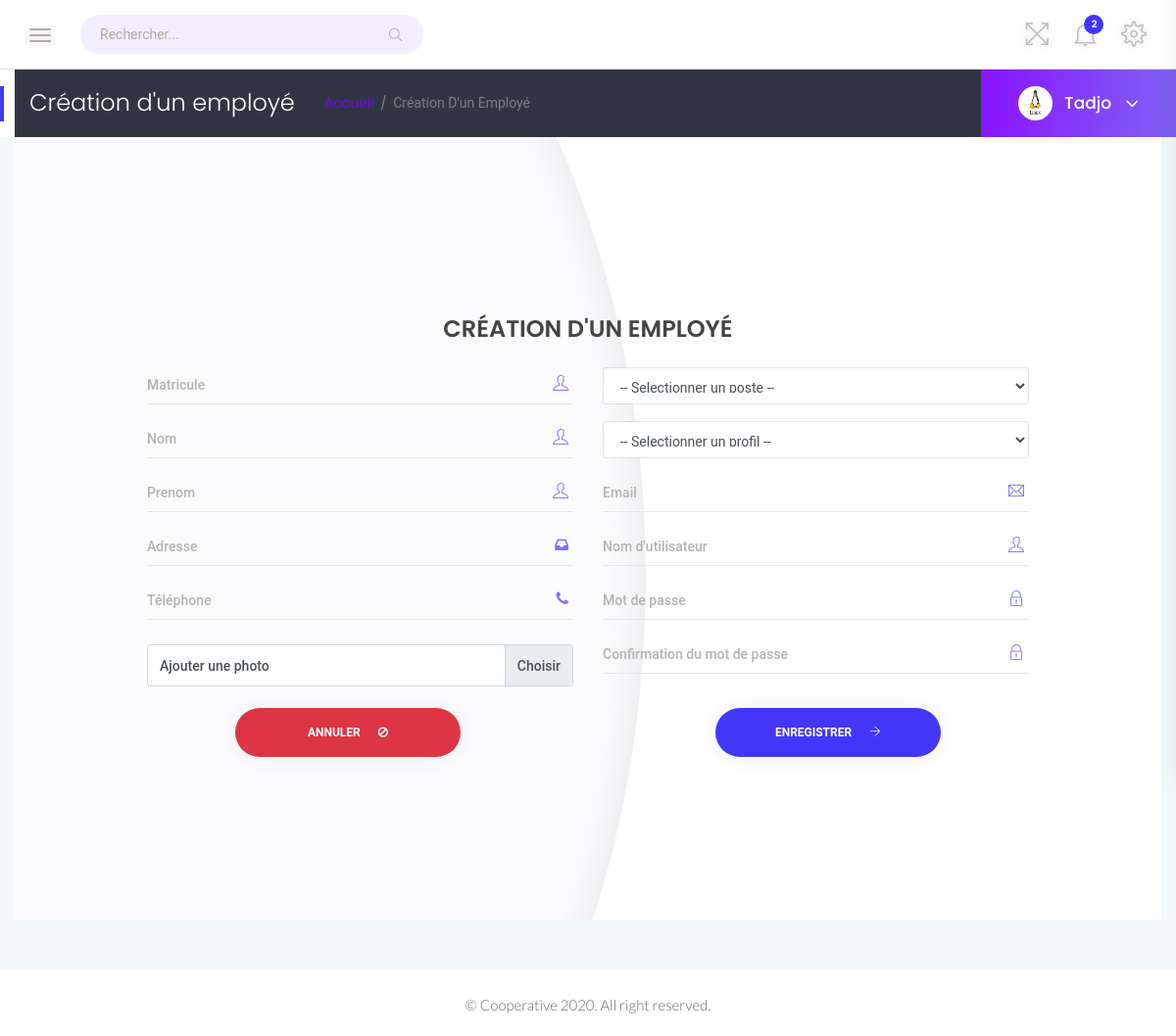
/appbase/register/ (signed in), run on the app's committed database.
### appbase/models.py (models this page shows)
class Employe(models.Model):
	id = models.AutoField(primary_key=True)
	user = models.OneToOneField(User, on_delete=models.CASCADE)
	matricule = models.CharField(max_length=50, blank=True, verbose_name="Matricule")
	nom = models.CharField(max_length=100, blank=True, verbose_name="Nom")
	prenom = models.CharField(max_length=100, blank=True, verbose_name="Prénom")
	adresse = models.TextField(max_length=30, blank=True, verbose_name="Adresse")
	tel = models.CharField(max_length=500, blank=True, verbose_name="Téléphone")
	poste = models.ForeignKey(
		Poste,
		models.SET_NULL,
		blank=True,
		null=True,
	)
	typeprofil = (
		('A', "Administrateur"),
		('C', 'Caissier'),
		('D', "Chef d\'agence"),
	)
	typeetatempl = (
		('A', "Actif"),
		('I', 'Inactif'),
	)
	profil = models.CharField(max_length=1, choices=typeprofil, verbose_name="Profil")
	photo = models.ImageField(upload_to='profils', verbose_name="Photo de profil", blank=True)
	etat = models.CharField(max_length=1, choices=typeetatempl, verbose_name="Etat", default='')
	Date_creation =  models.DateTimeField(default=datetime.datetime.now)

### appbase/views.py (the view, shortened to what this page needs)
def register(request):
	employePost = Employe.objects.get(user_id=request.user.id)
	postes = Poste.objects.all()
	return render(request, 'appbase/register.html', {'title': 'Création d\'un employé', 'postes': postes, 'employe': employePost})

### appbase/templates/appbase/register.html (shortened to what this page needs)
{% extends "baseTemplate.html" %}
{% load static %}
{% block content %}
<div class="login-area login-s2">
	<div class="container">
		<div class="login-box ptb--100" style="padding: 0;">
			<form style="width: 950px;" enctype="multipart/form-data" action="{% url 'appbase:register' %}" method="post">
				<div class="login-form-head" style="padding: 15px;">
					<h4>Création d'un employé</h4>
				</div>
				<div class="login-form-body col-sm-12" style="padding: 10px;display: inline-flex;">
					<div class="col-sm-6">
						<div class="form-gp">
							<label for="matricule">Matricule</label>
							<input type="text" id="matricule" name="matricule">
							<i class="ti-user"></i>
						</div>
						<div class="form-gp">
							<label for="nom">Nom</label>
							<input type="text" id="nom" name="nom">
							<i class="ti-user"></i>
						</div>
						<div class="form-gp">
							<label for="prenom">Prenom</label>
							<input type="text" id="prenom" name="prenom">
							<i class="ti-user"></i>
						</div>
						<div class="form-gp">
							<label for="adresse">Adresse</label>
							<input type="text" id="adresse" name="adresse">
							<i class="fa fa-inbox"></i>
						</div>
						<div class="form-gp">
							<label for="tel">Téléphone</label>
							<input type="text" id="tel" name="tel">
							<i class="fa fa-phone"></i>
						</div>
						<div class="custom-file">
						  <label class="custom-file-label" for="photo">Ajouter une photo</label>
						</div>
					</div>
					<div class="col-sm-6">
						<div class="form-gp" style="margin-top: -8px;">
							 <select class="form-control" name="poste" id="poste">
								<option value="" disabled selected>-- Selectionner un poste --</option>
							</select>
						</div>
						<div class="form-gp" style="margin-top: -8px;">
							 <select class="form-control" name="profil" id="profil">
								<option value="" disabled selected>-- Selectionner un profil --</option>
							</select>
						</div>
						<div class="form-gp">
							<label for="email">Email</label>
							<input type="email" id="email" name="email">
							<i class="ti-email"></i>
						</div>
						<div class="form-gp">
							<label for="username">Nom d'utilisateur</label>
							<input type="text" id="username" name="username">
							<i class="ti-user"></i>
						</div>
						<div class="form-gp">
							<label for="password1">Mot de passe</label>
							<input type="password" id="password1" name="password1">
							<i class="ti-lock"></i>
						</div>
						<div class="form-gp">
							<label for="password2">Confirmation du mot de passe</label>
							<input type="password" id="password2" name="password2">
							<i class="ti-lock"></i>
						</div>
					</div>
				</div>
				<div class="row">
					<div class="col-sm-6">
						<div class="submit-btn-area">
							<button id="form_cancel" type="button" style="width: 50%;background: #dc3545;color: #fff" onclick="cancel()">Annuler <i class="fa fa-ban" aria-hidden="true"></i></button>
						</div>
					</div>
					<div class="col-sm-6">
						<div class="submit-btn-area">
							<button id="form_submit" class="form_submit" type="submit" style="width: 50%;background: #4336f9;color: #fff">Enregistrer <i class="ti-arrow-right"></i></button>
						</div>
					</div>
				</div>
			</form>
		</div>
	</div>
</div>
{% endblock %}

### appbase/templates/baseTemplate.html (shortened to what this page needs)
{% load static %}
<html lang="fr">
  <head>
    <link href="{% static 'appbase/css/bootstrap.min.css' %}" rel="stylesheet">
	<link href="{% static 'appbase/css/font-awesome.min.css' %}" rel="stylesheet">
	<link href="{% static 'appbase/css/themify-icons.css' %}" rel="stylesheet">
	<link href="{% static 'appbase/css/metisMenu.css' %}" rel="stylesheet">
	<link href="{% static 'appbase/css/owl.carousel.min.css' %}" rel="stylesheet">
	<link href="{% static 'appbase/css/slicknav.min.css' %}" rel="stylesheet">
	<link rel="stylesheet" href="https://www.amcharts.com/lib/3/plugins/export/export.css" type="text/css" media="all" />
	<link href="{% static 'appbase/css/typography.css' %}" rel="stylesheet">
	<link href="{% static 'appbase/css/default-css.css' %}" rel="stylesheet">
	<link href="{% static 'appbase/css/styles.css' %}" rel="stylesheet">
	<link href="{% static 'appbase/css/responsive.css' %}" rel="stylesheet">
	<link href="{% static 'appbase/css/mdb.min.css' %}" rel="stylesheet">
	<link href="{% static 'appbase/css/style.css' %}" rel="stylesheet">
  </head>
  <body class="nav-md">
	<div class="page-container">
        <div class="main-content">
            <div class="header-area">
                <div class="row align-items-center">
                    <div class="col-md-6 col-sm-8 clearfix">
                        <div class="nav-btn pull-left">
                            <span></span>
                            <span></span>
                            <span></span>
                        </div>
                        <div class="search-box pull-left">
                            <form action="#">
                                <input type="text" name="search" placeholder="Rechercher..." required>
                                <i class="ti-search"></i>
                            </form>
                        </div>
                    </div>
                    <div class="col-md-6 col-sm-4 clearfix">
                        <ul class="notification-area pull-right">
                            <li id="full-view"><i class="ti-fullscreen"></i></li>
                            <li class="dropdown">
                                <i class="ti-bell dropdown-toggle" data-toggle="dropdown">
                                    <span>2</span>
                                </i>
                            </li>
                            <li class="settings-btn">
                                <i class="ti-settings"></i>
                            </li>
                        </ul>
                    </div>
                </div>
            </div>
            <div class="page-title-area">
                <div class="row align-items-center" style="background-color: #303641;">
                    <div class="col-sm-6">
                        <div class="breadcrumbs-area clearfix">
                            <h4 class="page-title pull-left" style="color: #fff">{{ title }}</h4>
                            <ul class="breadcrumbs pull-left">
                                <li><a href="{% url 'appbase:dashboard' %}">Accueil</a></li>
                                <li><span>{{ title }}</span></li>
                            </ul>
                        </div>
                    </div>
                    <div class="col-sm-6 clearfix">
                        <div class="user-profile pull-right">
							{% if employe.photo.url %}
							<img class="avatar user-thumb" src="{{ employe.photo.url }}" alt="avatar">
							{% else %}
							<img class="avatar user-thumb" src="{% static 'appbase/images/author/avatar.png' %}" alt="avatar">
							{% endif %}
                            <h4 class="user-name dropdown-toggle" data-toggle="dropdown">{{ employe.nom }} <i class="fa fa-angle-down"></i></h4>
                        </div>
                    </div>
                </div>
            </div>
            <div class="main-content-inner">
                {% block content %}{% endblock %}
            </div>
        </div>
        <footer>
            <div class="footer-area">
                <p>© Cooperative 2020. All right reserved. {{userid}}</p>
            </div>
        </footer>
    </div>
  </body>
</html>

### appbase/templates/appbase/register.html (style rules this page uses)
.login-box form { margin: auto; }

### data on the page
Employe: photo (picture), nom "Tadjo"

### other printed values
{{ title }} "Création d'un employé"
{{ title }} "Création D'un Employé"
